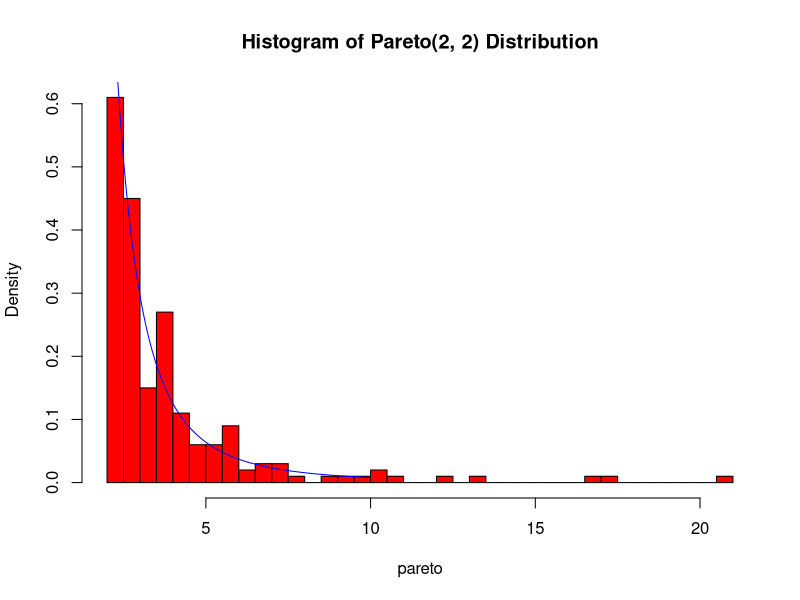
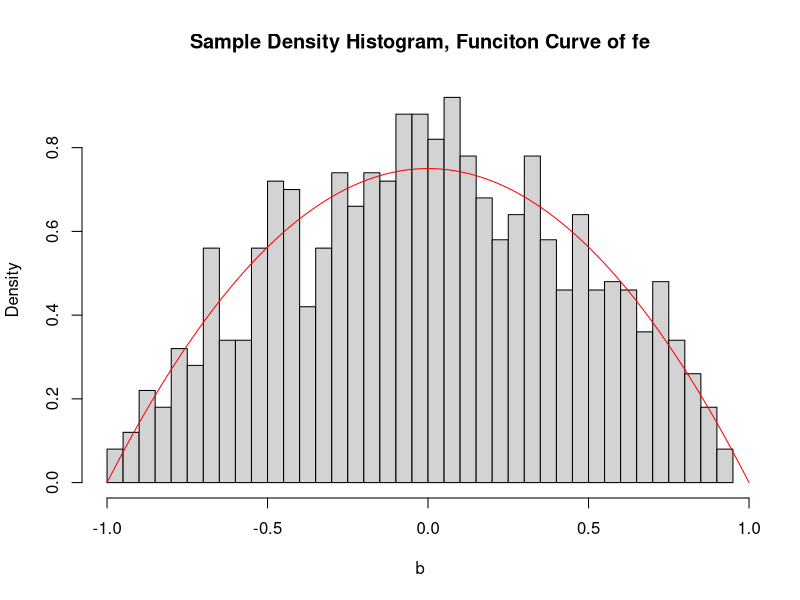
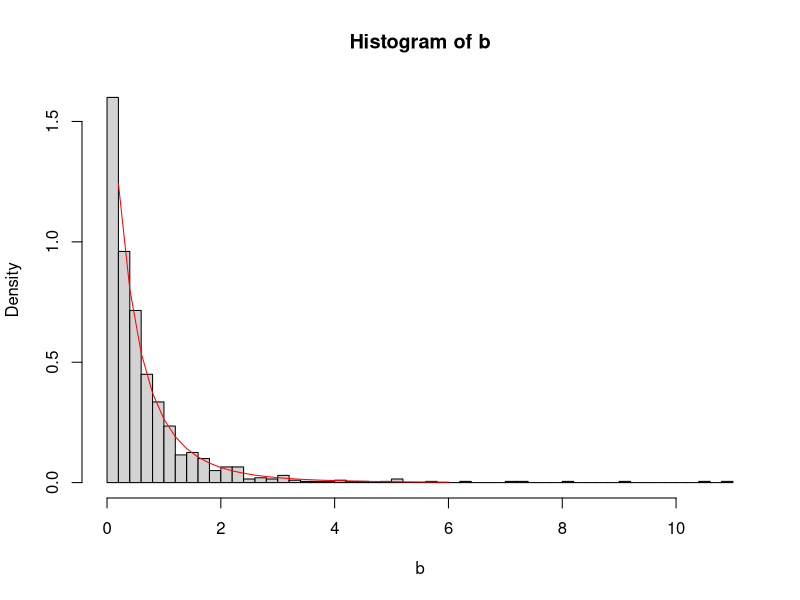
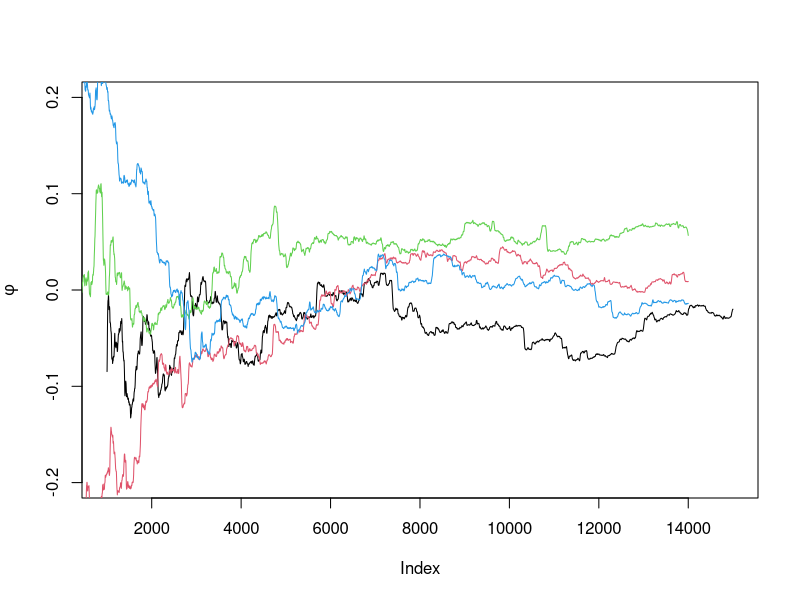
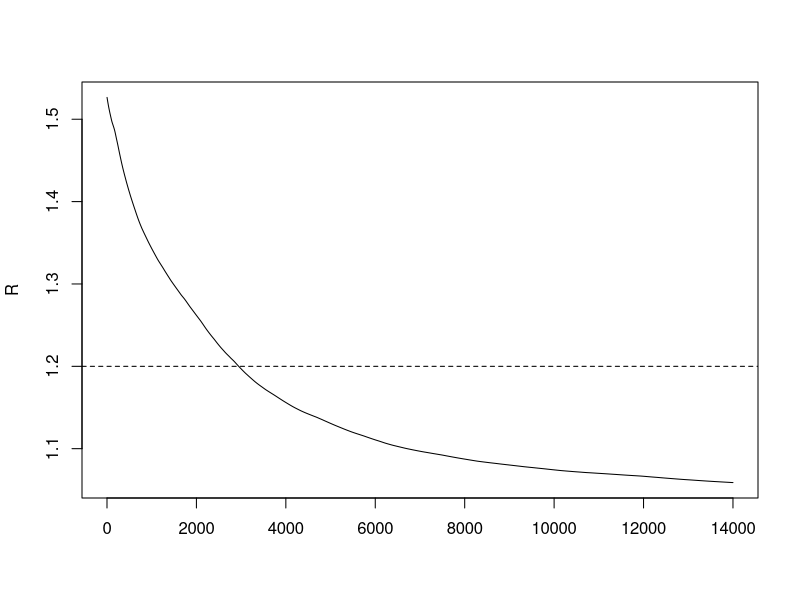

Write the R code that produced these figures, in order.
## ---- chunk 1
knitr::kable(Titanic)
## ---- chunk 2
# homework 3.3

rm(list = ls())
set.seed(1234)

n_sample <- 200

# generate n.sample random numbers subject to U(0, 1)
u <- runif(n_sample)

# generate Pareto distribution random numbers
pareto <- 2. * (u^(-0.5))

x <- seq(2, 10, .01)
y <- 8 / (x^3)

# draw a histogram of these numbers
hist(pareto, freq = F, col = 'red', breaks = 50, main = "Histogram of Pareto(2, 2) Distribution")
lines(x, y, col = "blue")

## ---- chunk 3
rm(list=ls())
set.seed(1234)

# homework 3.9

# generate numbers yield the chosen distribution
generate <- function(n){
    result <- rep(0, n)
    u1 <- 2 * runif(n) - 1
    u2 <- 2 * runif(n) - 1
    u3 <- 2 * runif(n) - 1
    for(i in 1:n){
        if((abs(u3[i]) > abs(u2[i])) && (abs(u3[i]) > abs(u1[i]))){
            result[i] <- u2[i]
        }
        else {
            result[i] <- u3[i]
        }
    }
    result
}

b <- generate(1000)
x <- seq(-1, 1, 0.01)
y <- 0.75 * (1 - x^2)

# make a histogram of @vector b
hist(b, main = "Sample Density Histogram, Funciton Curve of fe", freq = F, breaks = 50)
# line the density function
lines(x, y, col = "red")

# homework 3.10

# CDF of the chosen distribution
F <- function(x) {
    0.75 * x - 0.25 * (x^3) + 0.5
}

# use Kolmogorov-Smirnov tests to test whether b yileds F
ks.test(b, F)

## ---- chunk 4
# homework 3.13

rm(list=ls())
set.seed(1234)

# function that generates random numbers
generate <- function(n) {
    result <- rep(0, n)
    lambda <- rgamma(n=n, shape=4, rate=2)
    result <- rexp(n=n, rate=lambda)
    result
}

b <- generate(1000)
x <- seq(0.2, 6, 0.2)
y <- 64*(2+x)^(-5)

# draw histogram and line
hist(b, freq=F, breaks=50)
lines(x, y, col="red")
## ---- chunk 5
rm(list=ls())
set.seed(111)
# generate random numbers
u <- runif(1e5, 0, pi/3)

# use Monte-Carlo method to compute the integration
y <- sin(u)
value <- pi/3*mean(y); value
## ---- chunk 6
rm(list=ls())
set.seed(111)

# @Function used to compute integration
# @Param anti: 	if anti=TRUE use "Antithetic" method
# 				otherwise use "Monte-Carlo" method.
# @Param n: 	number of random variates we generate  
rate.phi <- function(n, anti=TRUE) {
	u <- runif(n/2)
	if(anti) u <- c(u, 1-u) else u <- c(u, runif(n/2))
	x <- exp(u)
	value1 <- mean(x)
	value1
}

m <- 1e3
MC1 <- rep(0., m) 
MC2 <- rep(0., m) 

for(i in 1:m) {
	MC1[i] <- rate.phi(1e3)
	MC2[i] <- rate.phi(1e3, anti=FALSE)
}

# empirical percent reduction in variance using antithetic variate
c(mean(MC1), mean(MC2), var(MC1)/var(MC2))
## ---- chunk 7
e <- 2.718281828
theo.rate <- (-3*e^2+10*e-5)/(-2*e^2+8*e-6); theo.rate

## ---- chunk 8
rm(list=ls())
set.seed(123)
g <- function(x) {
	1/sqrt(2*pi)*(x^2)*exp(-0.5*(x^2))*(x>1)
}

f1 <- function(x) {
	2/sqrt(2*pi)*exp(-0.5*(x^2)+x-0.5)*(x>1)
}

f2 <- function(x) {
	exp(-(x-1))*(x>1)
}

n <- 1e4
# generate samples from distribution f1
u <- abs(rnorm(n))+1
fg1 <-g(u)/f1(u)
# generate samples from distribution f2
v <- rexp(n,1)+1
fg2 <- g(v)/f2(v)

# estimation use importance function f1
mean(fg1)
# estimation use importance function f2
mean(fg2)
# the variance of the two estimations
var(fg1)
var(fg2)

## ---- chunk 9
rm(list=ls())
set.seed(7)
g <- function(x) {
	exp(-x - log(1+x^2)) * (x > 0) * (x < 1)
}

f <- function(x, k) {
	C <- (1-exp(-1))/(exp(-0.2*k+0.2)-exp(-0.2*k))
	C/(1-exp(-1))*exp(-x)*(x>(0.2*k-0.2))*(x<(0.2*k))
}

rf <- function(m, k) {
	C <- (1-exp(-1))/(exp(-0.2*k+0.2)-exp(-0.2*k))
	u <- runif(m)
	x <- -log(exp(-0.2*k+0.2)-u*(1-exp(-1))/C)
	x
}

m=2e4
theta <- numeric(5)
var.theta <- numeric(5)
for (k in 1:5){
	v <- rf(m, k)
	xx <- g(v)/f(v,k)
	theta[k] <- mean(xx)
	var.theta[k] <- var(xx)
}

# stratified importance sampling
sum(theta)
5*sum(var.theta)

# importance sampling
u <- runif(5*m) #inverse transform method
x <- - log(1 - u * (1 - exp(-1)))
fg <- g(x) / (exp(-x) / (1 - exp(-1)))

mean(fg)
var(fg)
## ---- chunk 10
rm(list=ls())
set.seed(123)
n <- 20
m <- 1e4
mu <- 1
sigma <- 1
alpha <- 0.05
u <- numeric(n)
theta.hat <-data.frame(L=numeric(m), U=numeric(m))

for (i in 1:m) {
	u <- rlnorm(n, mu, sigma)
	x <- log(u)
	len <- sd(x)*qt(1-alpha/2, n-1)
	theta.hat[i, 1:2] <- c(mean(x)-len,mean(x)+len)
}

# 95% confidence interval of parameter mu
# use Monte-Carlo method
apply(theta.hat,2,mean)

## ---- chunk 11
rm(list=ls())
set.seed(123)

n <- 100
m <- 1e4
alpha <-0.05

x <- rchisq(n, 2)
len <- sd(x)*qt(1-alpha/2, n-1)
# t-interval
L <- mean(x)-len; L
U <- mean(x)+len; U

p.hat <-numeric(m)

for (i in 1:m) {
	# generate samples from chi-square distribution with df=2
	u <- rchisq(n, 2)
	# frequency elements of u in [L, U]
	p.hat[i] <- sum((u>=L)*(u<=U))/n
}

# coverage probability of the t-interval 
mean(p.hat)
## ---- chunk 12
rm(list=ls())

sk <- function(x) {
    #computes the sample skewness coeff.
    xbar <- mean(x)
    m3 <- mean((x - xbar)^3)
    m2 <- mean((x - xbar)^2)
    return( m3 / m2^1.5 )
}

alpha <- .05
n <- 30
m <- 2500

pwr <- numeric(2)
#critical value for the skewness test
cv <- qnorm(1-alpha/2, 0, sqrt(6*(n-2) / ((n+1)*(n+3))))

sktests <- numeric(m)
for (i in 1:m) { #for each replicate
    x <- rbeta(n, 4, 4)
    sktests[i] <- as.integer(abs(sk(x)) >= cv)
}
# power of the skewness test of normality
# against beta(4, 4)
pwr[1] <- mean(sktests)

for (i in 1:m) { #for each replicate
    x <- rt(n, 8)
    sktests[i] <- as.integer(abs(sk(x)) >= cv)
}
# power of the skewness test of normality
# against t(8)
pwr[2] <- mean(sktests)
pwr

## ---- chunk 13
rm(list=ls())

count5test <- function(x, y) {
    X <- x - mean(x)
    Y <- y - mean(y)
    outx <- sum(X > max(Y)) + sum(X < min(Y))
    outy <- sum(Y > max(X)) + sum(Y < min(X))
    # return 1 (reject) or 0 (do not reject H0)
    return(as.integer(max(c(outx, outy)) > 5))
}

f.test <- function(x, y, alpha=0.055) {
    N <- length(x)
    M <- length(y)
    F <- var(x)/var(y)
    (F < qf(alpha/2, N-1, M-1))||(F>qt(1-alpha/2, N-1, M-1))
}

m <- 1e3
# sample size for small, medium, large
n <- c(10, 50, 1e3)
# generate samples under H1 to estimate power
sigma1 <- 1
sigma2 <- 1.5
power <- matrix(0, ncol=2,nrow=3)

for (j in 1:3){
    power[j,1] <- mean(replicate(m, expr={
        x <- rnorm(n[j], 0, sigma1)
        y <- rnorm(n[j], 0, sigma2)
        count5test(x, y)
    }))

    power[j, 2] <- mean(replicate(m, expr={
        x <- rnorm(n[j], 0, sigma1)
        y <- rnorm(n[j], 0, sigma2)
        f.test(x, y)
    }))
}

power
## ---- chunk 14
rm(list=ls())
n <- 1e4

X <- sample(c(0, 1), size=n, replace = TRUE, prob=c(0.349, 0.651))
Y <- sample(c(0, 1), size=n, replace = TRUE, prob=c(0.324, 0.676))
minu <- (X-Y)
t.test(minu,conf.level=0.95)
## ---- chunk 15
rm(list=ls())
Gelman.Rubin <- function(psi) {
    # psi[i,j] is the statistic psi(X[i,1:j])
    # for chain in i-th row of X
    psi <- as.matrix(psi)
    n <- ncol(psi)
    k <- nrow(psi)

    psi.means <- rowMeans(psi)     #row means
    B <- n * var(psi.means)        #between variance est.
    psi.w <- apply(psi, 1, "var")  #within variances
    W <- mean(psi.w)               #within est.
    v.hat <- W*(n-1)/n + (B/n)     #upper variance est.
    r.hat <- v.hat / W             #G-R statistic
    return(r.hat)
}


dlaplace <- function(x) {
    #Laplace p.d.f.
      0.5*exp(-abs(x))
}

laplace.chain <- function(sigma, N, X1) {
    #generates a Metropolis chain for Laplace
    #with Normal(X[t], sigma) proposal distribution
    #and starting value X1
    x <- rep(0, N)
    x[1] <- X1
    u <- runif(N)

    for (i in 2:N) {
        xt <- x[i-1]
        y <- rnorm(1, xt, sigma)     #candidate point
        r1 <- dlaplace(y) * dnorm(xt, y, sigma)
        r2 <- dlaplace(xt) * dnorm(y, xt, sigma)
        r <- r1 / r2
        if (u[i] <= r) x[i] <- y else
                x[i] <- xt
    }
        return(x)
}

sigma <- 1     #parameter of proposal distribution
k <- 4          #number of chains to generate
n <- 15000      #length of chains
b <- 1000       #burn-in length

    #choose overdispersed initial values
x0 <- c(-10, -5, 5, 10)

#generate the chains
set.seed(12345)
X <- matrix(0, nrow=k, ncol=n)
for (i in 1:k)
    X[i, ] <- laplace.chain(sigma, n, x0[i])

#compute diagnostic statistics
psi <- t(apply(X, 1, cumsum))
for (i in 1:nrow(psi))
    psi[i,] <- psi[i,] / (1:ncol(psi))

#plot psi for the four chains
#par(mfrow=c(2,2))
for (i in 1:k)
    if(i==1){
        plot((b+1):n,psi[i, (b+1):n],ylim=c(-0.2,0.2), type="l",
            xlab='Index', ylab=bquote(phi))
      }else{
        lines(psi[i, (b+1):n], col=i)
    }
par(mfrow=c(1,1)) #restore default

## ---- chunk 16
#plot the sequence of R-hat statistics
rhat <- rep(0, n)
for (j in (b+1):n)
    rhat[j] <- Gelman.Rubin(psi[,1:j])
plot(rhat[(b+1):n], type="l", xlab="", ylab="R")
abline(h=1.2, lty=2)
## ---- chunk 17
rm(list=ls())

inte.fun <- function(a,k){
 ck <- sqrt(a^2*k/(k+1-a^2))
 part1 <- integrate(function(u){(1+u^2/k)^(-(k+1)/2)},0,ck)$value
 part2 <- 2/sqrt(pi*k)*exp(lgamma((k+1)/2)-lgamma(k/2))
 part1*part2
}

root.solve <- function(k){
  output = uniroot(function(a){inte.fun(a,k)-inte.fun(a,k-1)},lower=1,upper=2)
  output$root
}

k <- c(4,25,100,500,1000)
roots <- matrix(0,2,length(k))

for (i in 1:length(k)){
  roots[2,i] <- round(root.solve(k[i]),4)
}

roots[1,] <- k
rownames(roots) <- c('df','root')
roots

## ---- chunk 18
rm(list=ls())
trials <- replicate(
    100, t.test(rpois(10, 10), rpois(7, 10)),
    simplify = FALSE)

a <- sapply(trials, function(x) x$p.value)
head(a)
## ---- chunk 19
rm(list=ls())
My_lapply <- function(X) {
    n <- nrow(X)
    result <- vector("list", n)
    for (i in 1:n) result[i] <- Map(sapply, as.vector(X[i,]), c(mean))
    result
}
xx <- matrix(rnorm(30), ncol=3)
a<-My_lapply(xx); a
